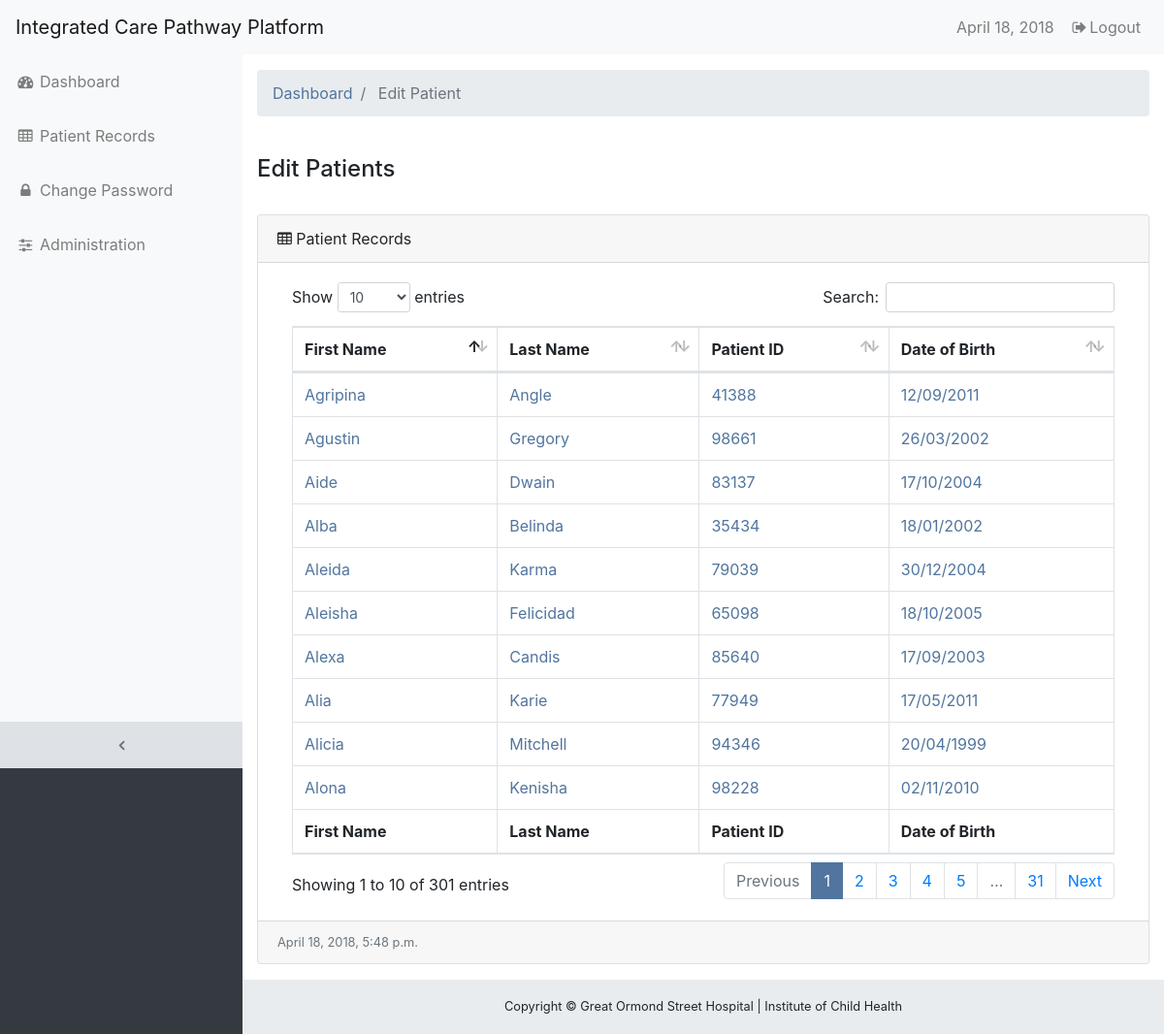
The app's page /edit-patient/ (signed in) with its own data.
### form/models.py (models this page shows, shortened)
class Patient(models.Model):
    first_name = models.CharField(max_length=100)
    last_name = models.CharField(max_length=100,)
    patient_id = models.CharField(max_length=100, validators=[val_pat_id], unique=True)
    date_of_birth = models.DateField(validators=[valid_dob])

### form/views.py (the view)
# urls.py: path('edit-patient/', views.edit_patient, name='edit_patient'),
@login_required
def edit_patient(request):
    time = datetime.now()
    patients = Patient.objects.all()
    return render(request, 'form/patient_edit.html', {'patients': patients, 'db_time': time, 'date': current_date()}, )

### form/views.py (called while the page is built)
def current_date():
    return date.today()

### form/templates/form/patient_edit.html (shortened to what this page needs)
{% extends 'form/base.html' %}
{% block breadcrumb %}
<li class="breadcrumb-item active">
    Edit Patient
</li>
{% endblock %}
{% block content %}
<div class="row1">
    <br>
    <h4>Edit Patients</h4>
    <br>
</div>
 <div class="card mb-3">
        <div class="card-header">
          <i class="fa fa-table"></i>  Patient Records</div>
        <div class="card-body">
          <div class="table-responsive">
            <table class="table table-bordered" id="dataTable" width="100%" cellspacing="0">
              <thead>
                <tr>
                  <th>First Name</th>
                  <th>Last Name</th>
                  <th>Patient ID</th>
                  <th>Date of Birth</th>
                </tr>
              </thead>
              <tfoot>
                <tr>
                  <th>First Name</th>
                  <th>Last Name</th>
                  <th>Patient ID</th>
                  <th>Date of Birth</th>
                </tr>
              </tfoot>
              <tbody>
              {% for p in patients %}
                <tr>
                  <td><a href="{% url 'get_patient_information' p.patient_id %}" </a>{{p.first_name}}</td>
                  <td><a href="{% url 'get_patient_information' p.patient_id %}" </a>{{p.last_name}}</td>
                  <td><a href="{% url 'get_patient_information' p.patient_id %}" </a>{{p.patient_id}}</td>
                  <td><a href="{% url 'get_patient_information' p.patient_id %}" </a>{{p.date_of_birth | date:'d/m/Y'}}</td>
                </tr>
              {% endfor %}
              </tbody>
            </table>
          </div>
        </div>
        <div class="card-footer small text-muted">{{db_time}}</div>
      </div>
    </div>
{% endblock %}

### static/css/sb-admin.css (style rules this page uses)
html { position: relative; min-height: 100%; }
body { overflow-x: hidden; }
body.sticky-footer { margin-bottom: 56px; }
body.fixed-nav { padding-top: 56px; }

### form/templates/form/base.html (style rules this page uses)
a { color: #51759E; text-decoration: none; background-color: transparent; }

### records on screen
Patient: first_name "Aleida", last_name "Karma", patient_id "79039", date_of_birth "30/12/2004"
Patient: first_name "Alona", last_name "Kenisha", patient_id "98228", date_of_birth "02/11/2010"
Patient: first_name "Agripina", last_name "Angle", patient_id "41388", date_of_birth "12/09/2011"
Patient: first_name "Alicia", last_name "Mitchell", patient_id "94346", date_of_birth "20/04/1999"
Patient: first_name "Agustin", last_name "Gregory", patient_id "98661", date_of_birth "26/03/2002"
Patient: first_name "Alexa", last_name "Candis", patient_id "85640", date_of_birth "17/09/2003"
Patient: first_name "Aide", last_name "Dwain", patient_id "83137", date_of_birth "17/10/2004"
Patient: first_name "Alia", last_name "Karie", patient_id "77949", date_of_birth "17/05/2011"
Patient: first_name "Alba", last_name "Belinda", patient_id "35434", date_of_birth "18/01/2002"
Patient: first_name "Aleisha", last_name "Felicidad", patient_id "65098", date_of_birth "18/10/2005"

### other values on screen
{{ date }} "April 18, 2018"
